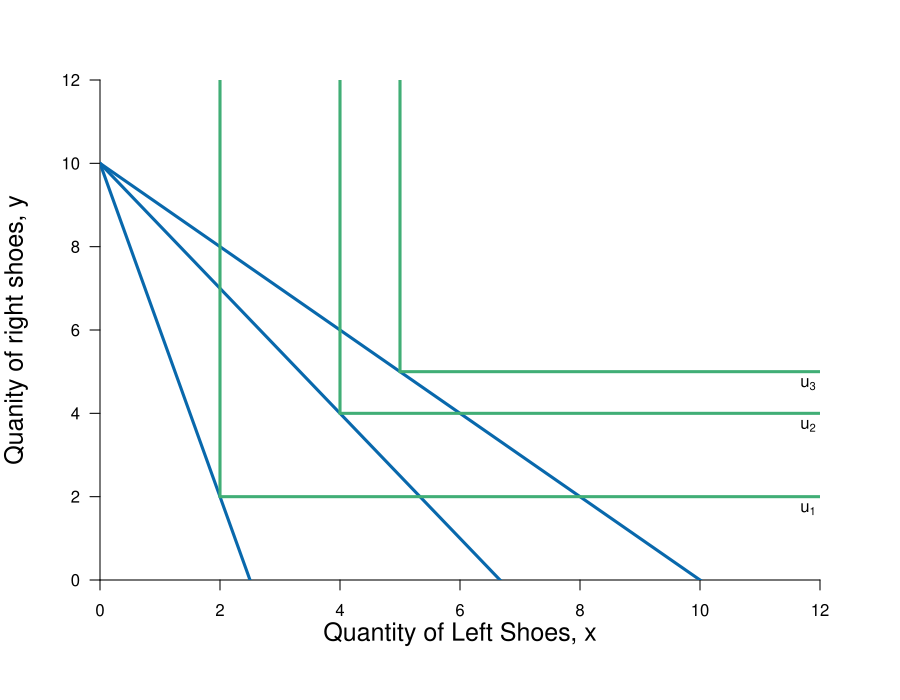

This chart was generated by the following R code:
#Graph Designer: Simon Halliday & Madeleine Wettach '20
#Authors: Bowles, Foley and Halliday
#Title: Microeconomics: Competition, Conflict and Coordination

require(shape)
pdf(file = "constrained_optimization/step_by_step_graphs_3/offer_curve_leontief_step2.pdf", width = 9, height = 7)

#Set parameters for graphics
axislabelsize <- 1.5
graphlinewidth <- 3
segmentlinewidth <- 2

COL <- c("#7fc97f", "#beaed4", "#fdc086", "#ffff99", "#386cb0", "#f0027f", "#bf5b17", "#666666")
COLA <- c("#99d8c9","#66c2a4","#41ae76", "#238b45", "#005824")
COLB <- c("#4eb3d3", "#2b8cbe", "#0868ac","#084081")

#Edited the margins to cater for the larger LHS labels
par(mar =  c(6, 5, 4, 4))

# uA <- function(x, y, rmax = 2, xmax = 12) {
#   y + rmax*x - (1/2)*(rmax/xmax)*x^2
# }
# 
# indiffA1 <- function(x, uA = 10, rmax = 2.5, xmax = 10) {
#   uA - rmax*x + (1/2)*(rmax/xmax)*(x^2)
# }

offerCurve <- function(x, w, rmax = 2, xmax = 12) {
  x 
}

PriceLine <- function(x, w = 10, p = 1) {
  w - p*x
}


xlims <- c(0, 12)
ylims <- c(0, 12)

npts <- 501 
x <- seq(xlims[1], xlims[2], length.out = npts)
y <- seq(ylims[1], ylims[2], length.out = npts) 
a <- c(13, 16.75, 19.25)

plot(0, 0, xlim = xlims, ylim = ylims, type = "n",
     xlab = expression(paste("")),
     ylab = expression(paste("")), 
     xaxt = "n", 
     yaxt = "n", 
     cex.lab = axislabelsize, 
     bty = "n",
     xaxs="i", 
     yaxs="i")

ticksy <- seq(from = 0, to = ylims[2], by = 2)
ylabels <- seq(from = 0, to = ylims[2], by = 2)
ticksx <- seq(from = 0, to = xlims[2], by = 2)
xlabels <- seq(from = 0, to = xlims[2], by = 2)
# ticksy <- c(0, 13, 15, 17, ylims[2])
# ylabels <- c(NA, expression(paste(y == u[1])), expression(paste(y == u[2])), expression(paste(y == u[3])), NA)
# ticksx <- c(0,  xlims[2])
# xlabels <- c(NA, NA)

axis(1, at = ticksx, pos = 0, labels = xlabels)
axis(2, at = ticksy, pos = 0, labels = ylabels, las = 1)

npts <- 500 
xx1 <- seq(xlims[1], xlims[2], length.out = npts)

#lines(xx1, bcA(xx1, w = 10, p = 1.5), col = COLB[3], lwd = graphlinewidth)
lines(xx1, PriceLine(xx1, w = 10, p = 4), col = COLB[3], lwd = graphlinewidth)
lines(xx1, PriceLine(xx1, w = 10, p = 1), col = COLB[3], lwd = graphlinewidth)
lines(xx1, PriceLine(xx1, w = 10, p = 1.5), col = COLB[3], lwd = graphlinewidth)

#lines(xx1, offerCurve(xx1, w = 10, rmax = 2, xmax = 12), col = COL[3], lwd = graphlinewidth)
#lines(xx1, indiffA1(xx1, uA = 20, rmax = 2.5, xmax = 10), col = COLB[4], lwd = graphlinewidth)



mtext(expression(paste("Quantity of Left Shoes, ", x)), side=1, line = 2.5, cex = axislabelsize)
text(-1.4, 0.5*ylims[2], expression(paste("Quanity of right shoes, ", y)), xpd = TRUE, cex = axislabelsize, srt = 90) 

#segments(4.11765, 6.17647, 5.88, 8.88, lty = 1, col = COL[2] , lwd = graphlinewidth)
#text(7.3, 3, expression("Pareto Efficient"))
#text(7.3, 2.5, expression("Curve"))
#Arrows(7.3, 3.5, 7.3, 6.1, col = "black", lty = 1, lwd = 2, arr.type = "triangle", arr.lwd = 0.5)

#Label the iso-welfare functions for the HG, Aisha
text(11.8, 1.7, expression(u[1]))
text(11.8, 3.7, expression(u[2]))
text(11.8, 4.7, expression(u[3]))

#text(9, 10, expression("Offer Curve"))
#text(6.6, 8.3, expression(u[4]^A))

#Label the indifference curves for the HG, Betty
# text(7.6, 17, expression(u[1]^B))
# text(6.75, 17, expression(u[2]^B))
# text(6, 17, expression(u[3]^B))
#text(3.4, 6.9, expression(v[4]^B))

#Draw the offer curve
#xx2 <- seq(2, xlims[2], length.out = npts)
#lines(xx2, offerCurve(xx2, w = 10, rmax = 2, xmax = 12), col = COL[3], lwd = graphlinewidth)

#Graph left and right shoes
#2 for 2
segments(2, 2, 2, ylims[2], lty = 1, col = COLA[3] , lwd = graphlinewidth)
segments(2, 2, xlims[2], 2, lty = 1, col = COLA[3] , lwd = graphlinewidth)
segments(4, 4, 4, ylims[2], lty = 1, col = COLA[3] , lwd = graphlinewidth)
segments(4, 4, xlims[2], 4, lty = 1, col = COLA[3] , lwd = graphlinewidth)

segments(5, 5, 5, ylims[2], lty = 1, col = COLA[3] , lwd = graphlinewidth)
segments(5, 5, xlims[2], 5, lty = 1, col = COLA[3] , lwd = graphlinewidth)
#points(6, 6, pch = 16, col = "black", cex = 1.5)

# par(new = TRUE)
# 
# #Use the same x and ylims as previously, but with locations switched
# xlims2 <- c(18, 0)
# ylims2 <- c(18, 0)

#Leave the ylab and xlab blank to ensure no axes titles
# plot(0, 0, xlim = xlims2, ylim = ylims2, type = "n",
#      xlab = expression(paste("")),
#      ylab = expression(paste("")),
#      xaxt = "n", 
#      yaxt = "n", 
#      cex.lab = 1.3, 
#      bty = "n",
#      xaxs="i", 
#      yaxs="i")
# 
# 
# lines(xx1, indiffAlow(xx1, uA = 46.08, alpha = 16, beta = 1/24), col = COL[2], lwd = graphlinewidth)


#Set up axes at sides 3 and 4 (top and right)
# axis(side = 3, at = ticksx, pos = 0, labels = xlabels)
# axis(side = 4, at = ticksy, pos = 0, labels = ylabels, las = 0)
# mtext("B's Apples, x", side=3, line = 2.5, cex = axislabelsize)
# text(-0.8, 7, expression(paste("B's Oranges, y")), xpd = TRUE, cex = axislabelsize, srt = 270) 
# 
# #Add arrows:
# arrows(-0.8, 10, -0.8, 14, xpd = TRUE, length=0.1,angle=40,lwd=3)
# arrows(6.2, -1.8, 9, -1.8, xpd = TRUE, length=0.1,angle=40,lwd=3)
# 

#Customize ticks and labels for the plot
#ticksy <- seq(from = 0, to = 15, by = 1)
#ylabels <- seq(from = 0, to = 15, by = 1)
#ticksx <- seq(from = 0, to = 10, by = 1)
#xlabels <- seq(from = 0, to = 10, by = 1)
#axis(1, at = ticksx, pos = 0, labels = xlabels)
#axis(2, at = ticksy, pos = 0, labels = ylabels, las = 0)

dev.off()
